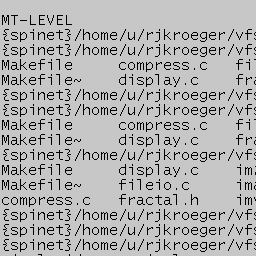
%> input picture Homework2/text.tif, 256 x 256 px
$ octave Q4.m   (GNU Octave 9; MATLAB toolbox functions it lacks are replaced by stand-ins)
%> lines starting %> are read from the running program, lines starting %| are printed output that depends on the picture
clear;
clc;
text = imread('text.tif');
%> text is the input picture: size 256x256 uint8; min 0, max 199, mean 177.4
text = double(text);
%> text: size 256x256 double
TextMag = process(text);

%% Assign
side = 21;
sigma = 1;
filter = gaussianFilter(side, sigma);
FilterMag = fftshift(abs(fft2(filter)));
filtered = conv2(text, filter, 'same');
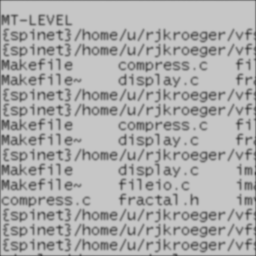
%> filtered: size 256x256 double; min 68.89, max 199, mean 176.3
FilteredMag = process(filtered);
%> in process (call 2), `ImageMag = log(1 + ImageMag);`:
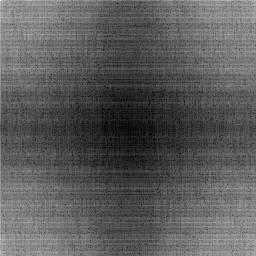
%> ImageMag: size 256x256 double; min 0.12, max 16.26, mean 5.93; drawn with min black and max white
%> in process (call 2), `output = fftshift(ImageMagNormal);`:
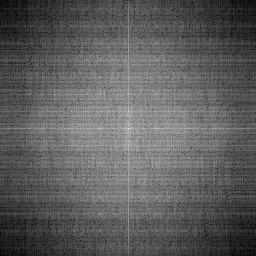
%> output: size 256x256 double; min 0.00741, max 1, mean 0.365; mean of the top-left, top-right, bottom-left and bottom-right quarters 0.362, 0.364, 0.365, 0.368

% Frequency filter
Filter = fft2(filter);
% Reciprocal frequency filter
reciFilter = 1 ./ Filter;
% Reciprocal spatial filter
recifilter = real(ifft2(reciFilter));
RecifilterMag = fftshift(abs(reciFilter));

% Deblur
deblurred = conv2(filtered, recifilter, 'same');
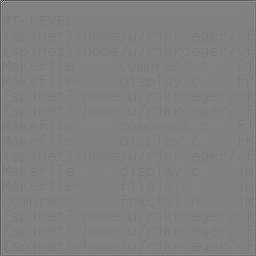
%> deblurred: size 256x256 double; min -2523.5, max 2831, mean 171.7; drawn with min black and max white
DeblurredMag = process(deblurred);
%> in process (call 3), `ImageMag = log(1 + ImageMag);`:
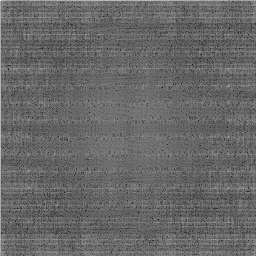
%> ImageMag: size 256x256 double; min 4.51, max 16.24, mean 9.28; drawn with min black and max white
%> in process (call 3), `output = fftshift(ImageMagNormal);`:
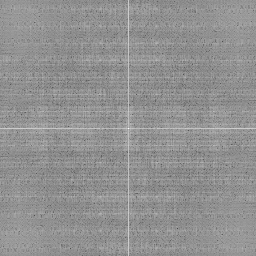
%> output: size 256x256 double; min 0.278, max 1, mean 0.572; mean of the top-left, top-right, bottom-left and bottom-right quarters 0.571, 0.571, 0.571, 0.574

%% Figures
figure('Name', 'Images');
subplot(2, 3, 1);
imshow(uint8(text));
title('Original Image');
subplot(2, 3, 2);
imshow(uint8(filtered));
title('Blurred Image');
subplot(2, 3, 3);
imshow(uint8(deblurred));
title('Deblurred Image');
subplot(2, 3, 4);
imshow(TextMag);
title('Original Magnitude Spectra');
subplot(2, 3, 5);
imshow(FilteredMag);
title('Filtered Magnitude Spectra');
subplot(2, 3, 6);
imshow(DeblurredMag);
title('Deblurred Magnitude Spectra');

figure('Name', 'Filters');
subplot(2, 2, 1);
mesh(filter);
title('Spatial Gaussian Filter');
subplot(2, 2, 2);
mesh(FilterMag);
title('Frequency Gaussian Filter Magnitude');
subplot(2, 2, 3);
mesh(recifilter);
title('Spatial Inverse Gaussian Filter');
subplot(2, 2, 4);
mesh(RecifilterMag);
title('Frequency Inverse Gaussian Filter Magnitude');
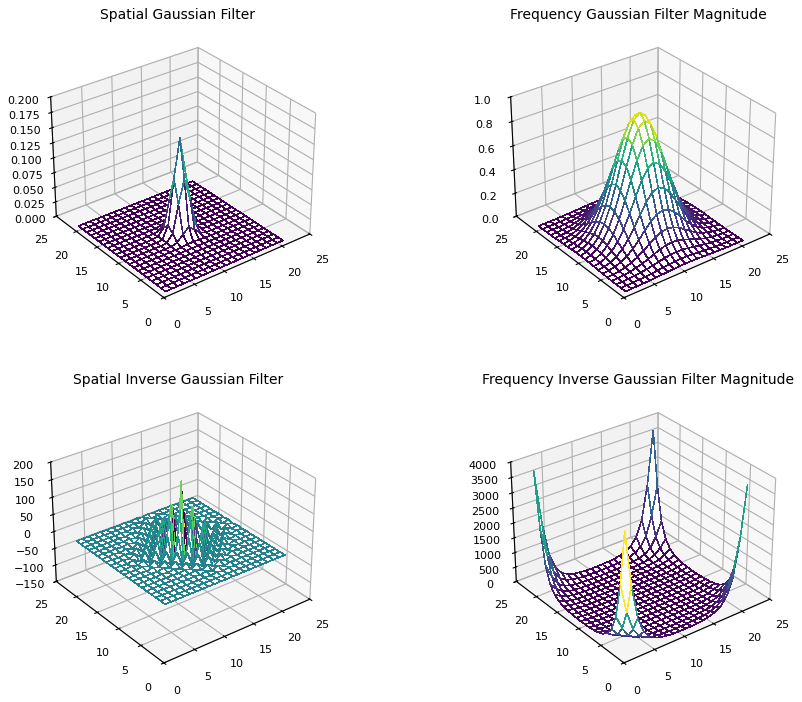
%> figure redrawn from the program's plot data, 4 panels

%% Functions
function output = gaussianFilter(side, sigma)
    output = ones(side, side);
    center = ceil(side / 2);
    for i = 1:side
        for j = 1:side
            x = i - center;
            y = -(j - center);
            output(i, j) = 1 / (2*pi*sigma^2) * exp(-(x^2+y^2)/(2*sigma^2));
        end
    end
    output = output / sum(sum(output));
end

function output = process(image)
    Image = fft2(image);
    ImageMag = abs(Image);
    ImageMag = log(1 + ImageMag);
    ImageMagNormal = ImageMag / max(max(ImageMag));
    output = fftshift(ImageMagNormal);
end
